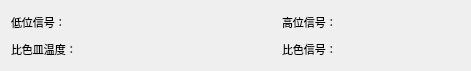
    <widget class="QWidget" name="layoutWidget">
     <property name="geometry">
      <rect>
       <x>660</x>
       <y>41</y>
       <width>471</width>
       <height>71</height>
      </rect>
     </property>
     <layout class="QGridLayout" name="gridLayout_7">
      <item row="0" column="0">
       <widget class="QLabel" name="label_15">
        <property name="styleSheet">
         <string notr="true">background: transparent;
font: 8pt ;</string>
        </property>
        <property name="text">
         <string>低位信号：</string>
        </property>
       </widget>
      </item>
      <item row="0" column="1" colspan="2">
       <widget class="QLabel" name="label_77">
        <property name="styleSheet">
         <string notr="true">background: transparent;
color: rgb(239, 41, 41);
font: 8pt ;</string>
        </property>
        <property name="text">
         <string/>
        </property>
       </widget>
      </item>
      <item row="0" column="3">
       <widget class="QLabel" name="label_19">
        <property name="styleSheet">
         <string notr="true">background: transparent;
font: 8pt ;</string>
        </property>
        <property name="text">
         <string>高位信号：</string>
        </property>
       </widget>
      </item>
      <item row="1" column="0">
       <widget class="QLabel" name="label_18">
        <property name="styleSheet">
         <string notr="true">background: transparent;
font: 8pt ;</string>
        </property>
        <property name="text">
         <string>比色皿温度：</string>
        </property>
       </widget>
      </item>
      <item row="1" column="1" colspan="2">
       <widget class="QLabel" name="label_79">
        <property name="styleSheet">
         <string notr="true">background: transparent;
color: rgb(239, 41, 41);
font: 8pt ;</string>
        </property>
        <property name="text">
         <string/>
        </property>
       </widget>
      </item>
      <item row="0" column="4">
       <widget class="QLabel" name="label_78">
        <property name="styleSheet">
         <string notr="true">background: transparent;
color: rgb(239, 41, 41);
font: 8pt ;</string>
        </property>
        <property name="text">
         <string/>
        </property>
       </widget>
      </item>
      <item row="1" column="4">
       <widget class="QLabel" name="label_80">
        <property name="styleSheet">
         <string notr="true">background: transparent;
color: rgb(239, 41, 41);
font: 8pt ;</string>
        </property>
        <property name="text">
         <string/>
        </property>
       </widget>
      </item>
      <item row="1" column="3">
       <widget class="QLabel" name="label_17">
        <property name="styleSheet">
         <string notr="true">background: transparent;
font: 8pt ;</string>
        </property>
        <property name="text">
         <string>比色信号：</string>
        </property>
       </widget>
      </item>
     </layout>
    </widget>
